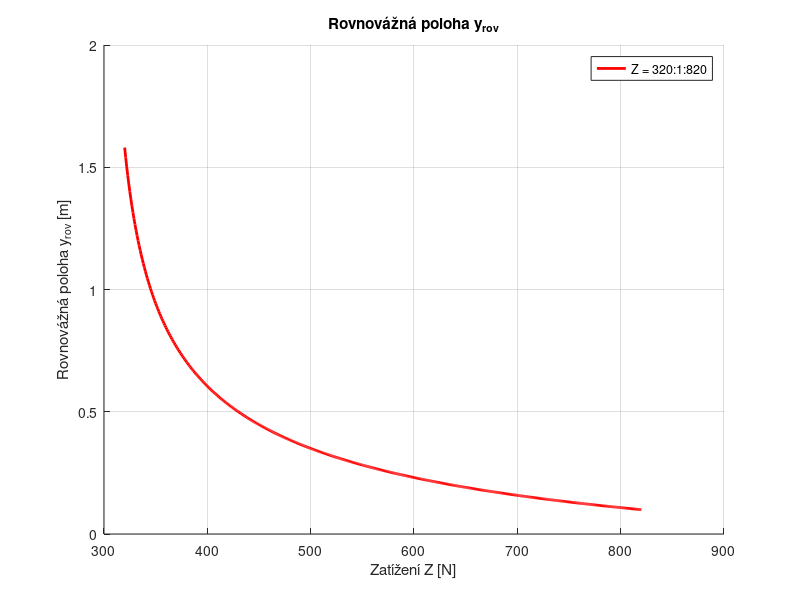
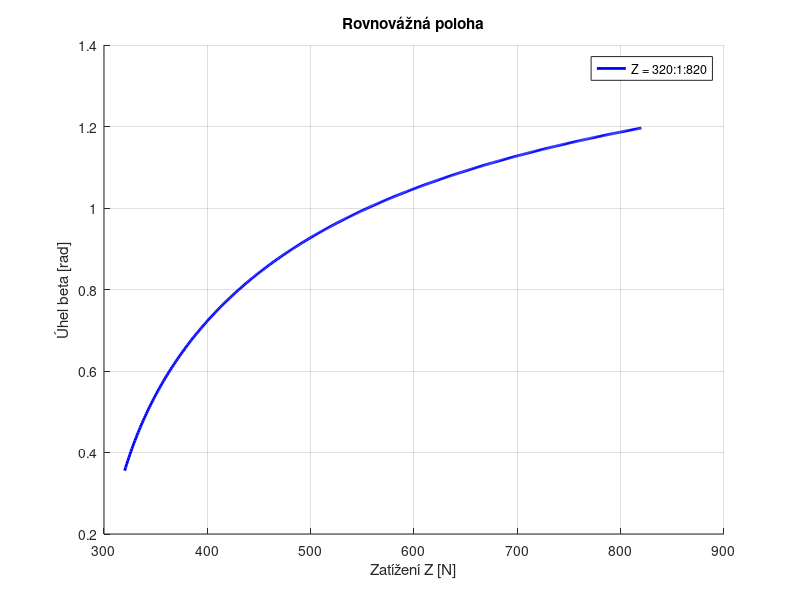

Source code (MATLAB) for these figures, in order:
% 2.cviceni Mechanika I. - Priklad 2.3 - Rovnovazna poloha objimky
clc; clear; close all;

% Zadano
G = 300;            % [N] tiha zavazi
r = 0.2;            % [m] polomer kladky
l = 1;              % [m] vzdalenost vedeni zavazi a trajektorie protizavazi
Z = 320:1:820;      % [N] sit hodnot tihy protizavazi ulozena do vektoru
                    % [N] sila v lane je rovna tizi protizavazi Z (Vychazi z momentove rovnovahy na kladce.)
                    % ./ .* .^ jsou operace provadene zaroven na jednotlivych prvcich vektoru
                    % ( v Matlabu tzv. "array operations")
% Uhel beta
cos_beta = G./Z; 
beta = acos(cos_beta);  % [Rad]

% Rovnovazna poloha objimky
y_rov = (l-r)./tan(beta)-r./sin(beta);    % [m] 
   
% Vykreslení
figure(1);
hold on;
grid on;
plot(Z, y_rov, 'r', 'Linewidth', 2);
title('Rovnovážná poloha y_{rov}');
legend('Z = 320:1:820');
xlabel('Zatížení Z [N]');
ylabel('Rovnovážná poloha y_{rov} [m]');

figure(2);
hold on;
grid on;
plot(Z, beta, 'b', 'Linewidth', 2);
title('Rovnovážná poloha');
legend('Z = 320:1:820');
xlabel('Zatížení Z [N]');
ylabel('Úhel beta [rad]');
